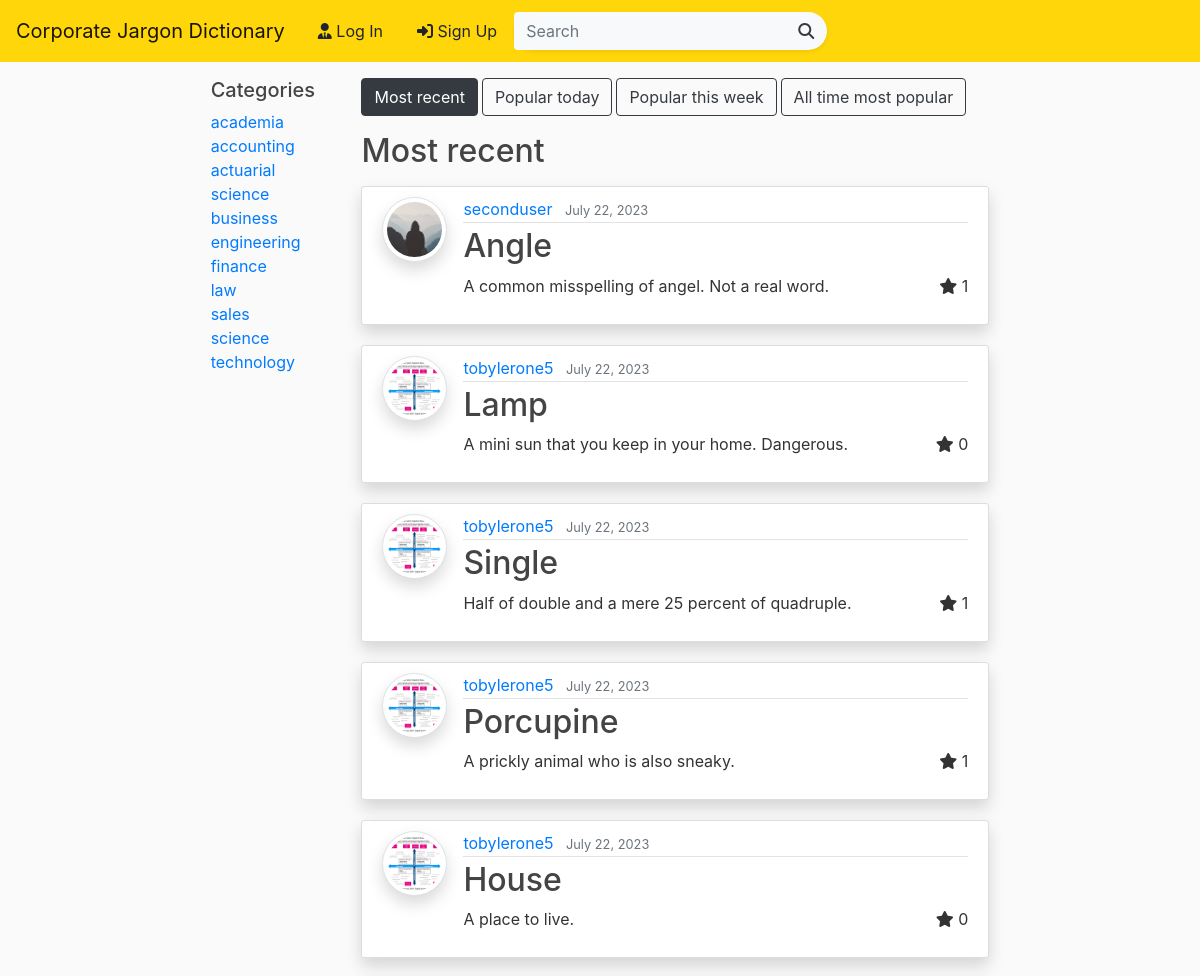
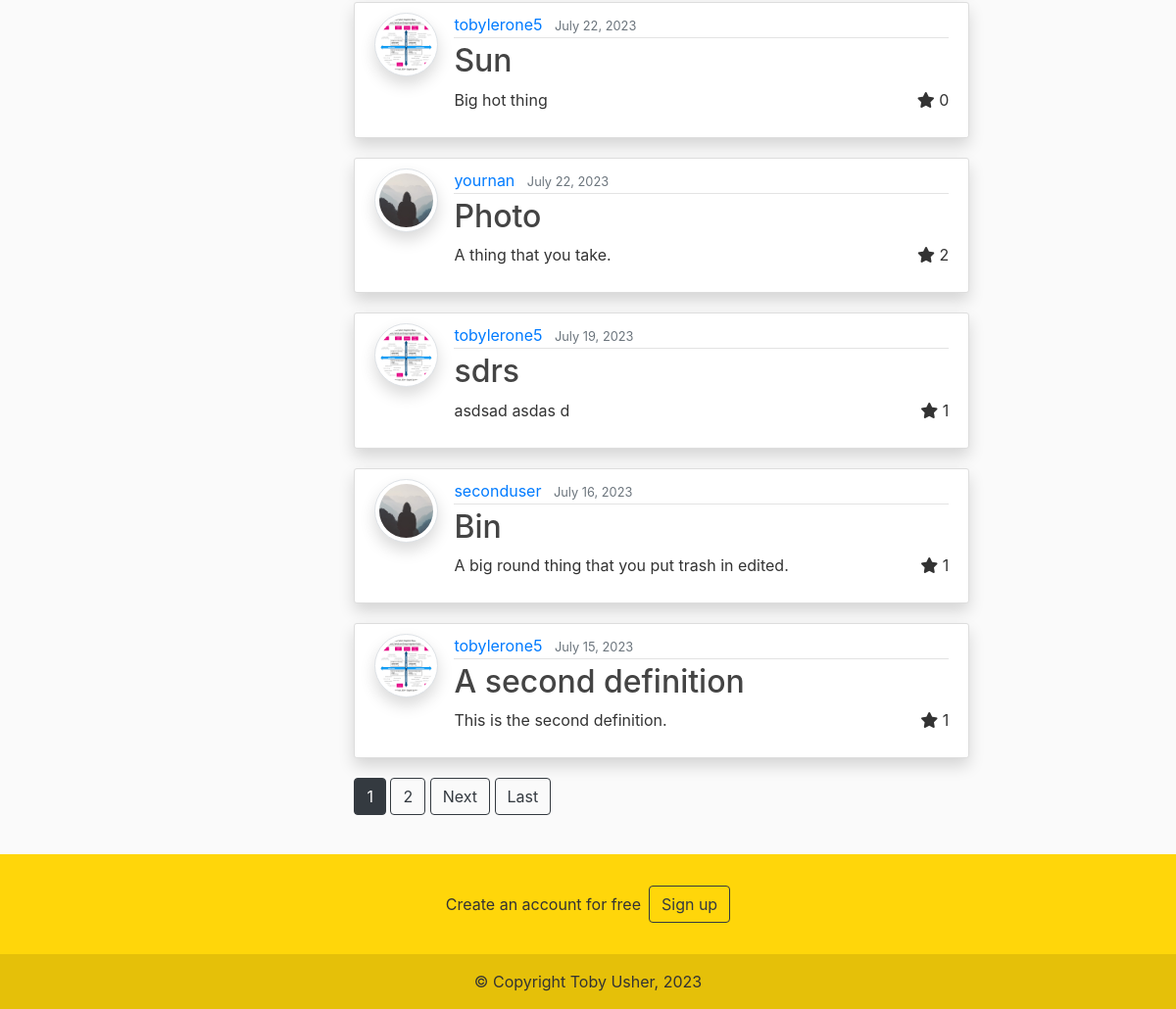
The app's page /, older data (2 pictures, top to bottom).
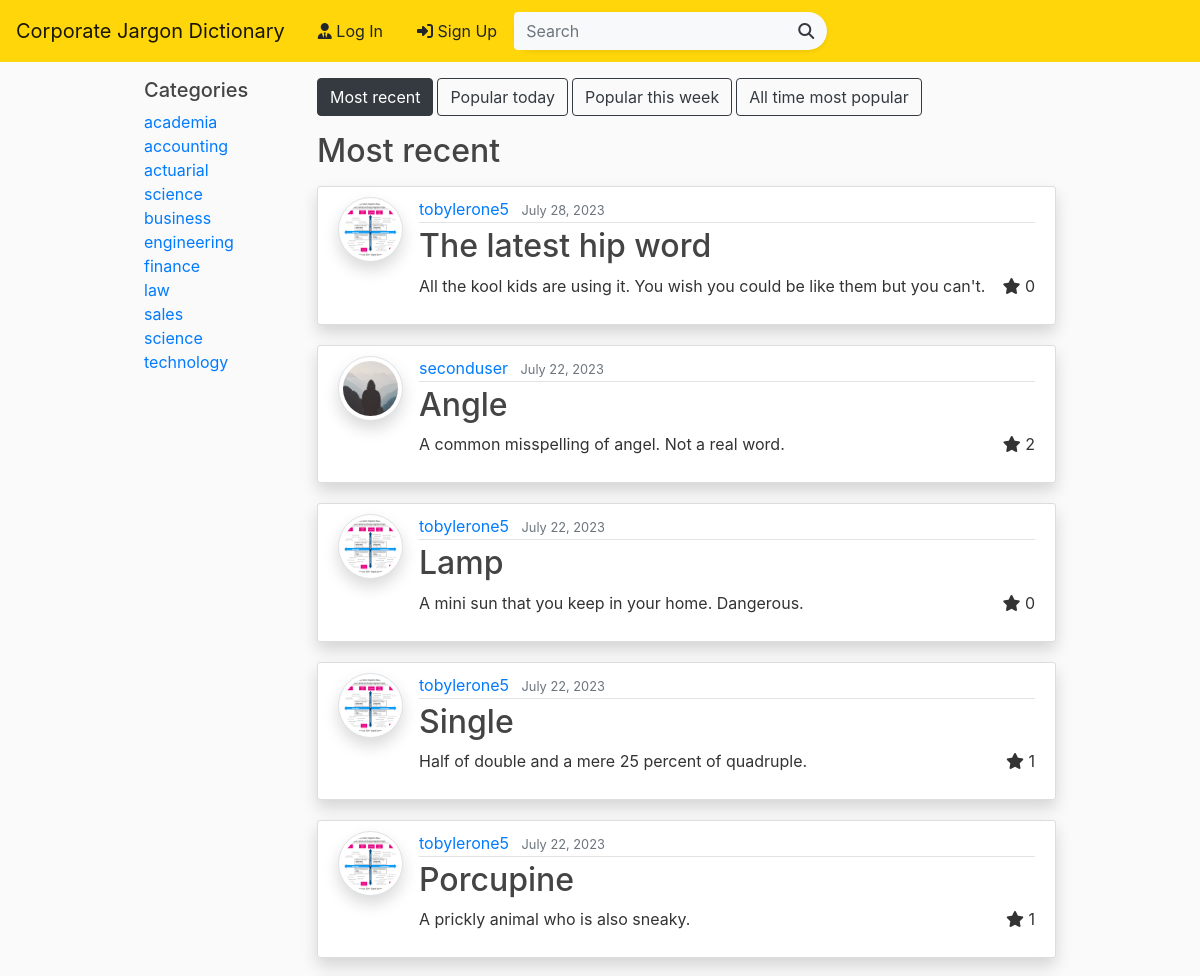
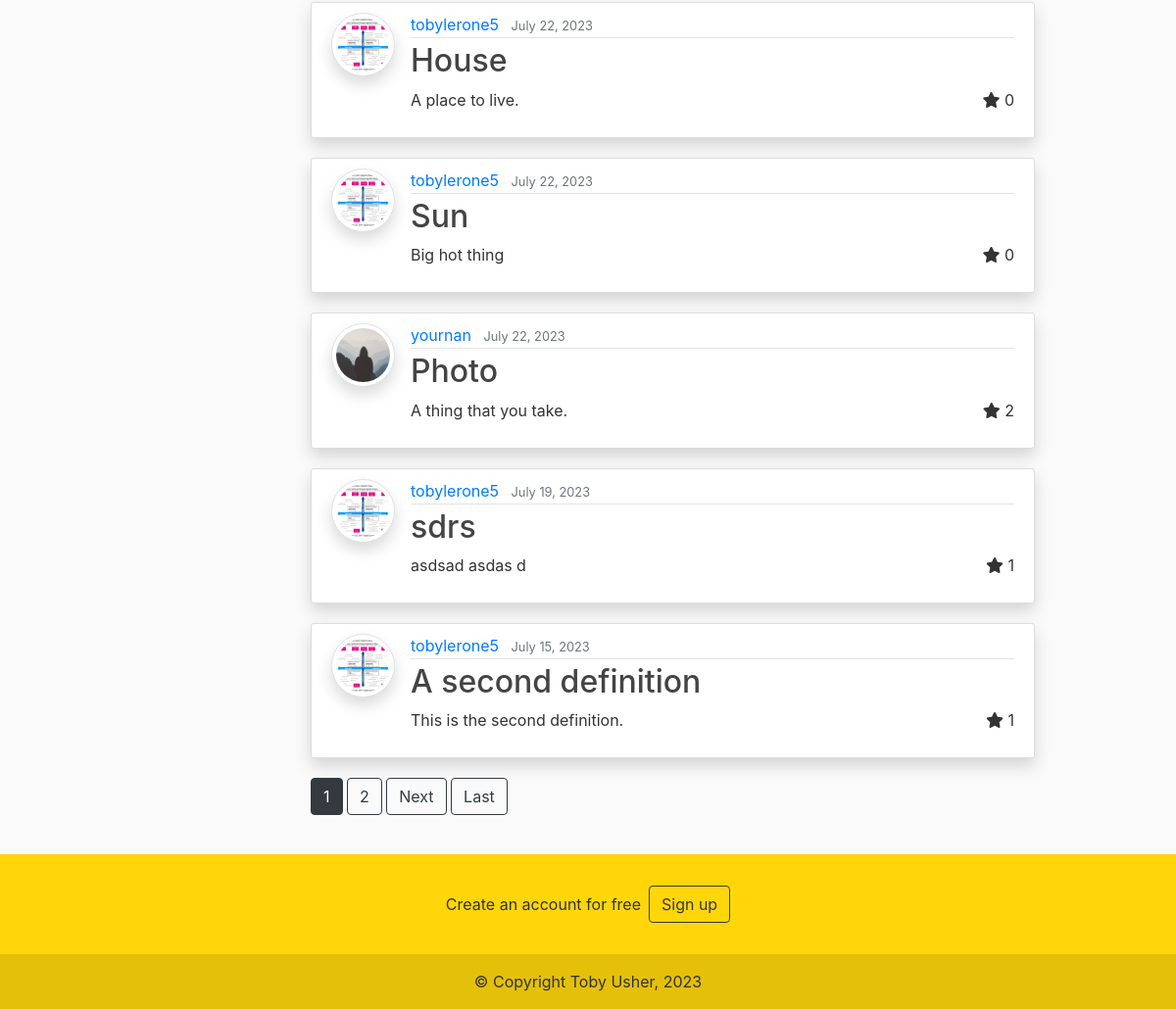
The same page, newer data (2 pictures, top to bottom).
### blog/models.py (models this page shows, shortened)
class Category(models.Model):
	name = models.CharField(max_length=100)

class Definition(models.Model):
	word = models.CharField(max_length=100)
	description = models.TextField()
	date_posted = models.DateTimeField(default=timezone.now)
	author = models.ForeignKey(User, on_delete=models.CASCADE)
	likes = models.ManyToManyField(User, related_name='definitions')
	def total_likes(self):
		return self.likes.count()

### users/models.py (models this page shows, shortened)
class Profile(models.Model):
    user = models.OneToOneField(User, on_delete=models.CASCADE)
    image = models.ImageField(default='default.jpg', upload_to='profile_pics')

### blog/views.py (the view)
# urls.py: path('', DefinitionListView.as_view(), name='blog-home-default'),
class DefinitionListView(ListView):
    model = Definition
    template_name = 'blog/home.html'  # <app>/<model>_<viewtype>.html
    context_object_name = 'definitions'
    paginate_by = 10
    def get_queryset(self) -> QuerySet[Any]:
        ordering = self.kwargs.get('ordering', 'most-recent')
        now = datetime.now()
        ordering_map = {
            'most-recent': Definition.objects.order_by('-date_posted'),
            'popular-day': Definition.objects.filter(Q(date_posted__gte=(now - timedelta(days=1)))).order_by('likes'),
            'popular-week': Definition.objects.filter(Q(date_posted__gte=(now - timedelta(weeks=1)))).order_by('likes'),
            'popular-all-time': Definition.objects.order_by('likes'),
        }
        return ordering_map.get(ordering, Definition.objects.order_by('-date_posted'))
    def get_context_data(self, **kwargs):
        context = super().get_context_data(**kwargs)
        context['categories'] = Category.objects.all().order_by('name')
        ordering = self.kwargs.get('ordering')
        ordering = (
            ordering
            if ordering in ['most-recent', 'popular-day', 'popular-week', 'popular-all-time']
            else 'most-recent'
            )
        context['ordering'] = ordering
        list_title_map = {
            'most-recent' : 'Most recent',
            'popular-day': 'Popular today',
            'popular-week': 'Popular this week',
            'popular-all-time': 'All time most popular'
        }
        context['list_title'] = list_title_map[ordering]
        return context

### blog/templatetags/blog_filters.py (called while the page is built)
@register.filter
def ordering_button_style(ordering, current_ordering):
    if ordering == current_ordering:
        return 'btn btn-dark'
    else:
        return 'btn btn-outline-dark'

### blog/templates/blog/home.html (shortened to what this page needs)
{% extends "blog/base.html" %}
{% load blog_filters %}
{% block content %}
<div class="row">
  <div class="col-2 d-none d-md-flex mr-3">
          <div id="sidebar-wrapper">
            <h5>Categories</h5>
            <ul class="sidebar-nav list-unstyled">
                {% for category in categories %}
                <li>
                    <a href="#" class="">{{category.name}}</a>
                </li>
                {% endfor %}
            </ul>
          </div>
  </div>
  <div class="col">
    <div class="select-category d-none d-md-flex">
      <a href="{% url 'blog-home-ordered' 'most-recent' %}" class="{{ 'most-recent'|ordering_button_style:ordering }} mr-1">Most recent</a>
      <a href="{% url 'blog-home-ordered' 'popular-day' %}" class="{{ 'popular-day'|ordering_button_style:ordering }} mr-1">Popular today</a>
      <a href="{% url 'blog-home-ordered' 'popular-week' %}" class="{{ 'popular-week'|ordering_button_style:ordering }} mr-1">Popular this week</a>
      <a href="{% url 'blog-home-ordered' 'popular-all-time' %}" class="{{ 'popular-all-time'|ordering_button_style:ordering }}">All time most popular</a>
    </div>
    <h2 class="mt-3">{{ list_title }}</h2>
    {% include 'blog/definition_list.html' %}
  {% if is_paginated %}
    {% for num in page_obj.paginator.page_range %}
      {% if page_obj.number == num %}
        <a class="btn btn-dark mb-4" href="?page={{ num }}">{{ num }}</a>
      {% elif num > page_obj.number|add:'-3' and num < page_obj.number|add:'3' %}
        <a class="btn btn-outline-dark mb-4" href="?page={{ num }}">{{ num }}</a>
      {% endif %}
    {% endfor %}
    {% if page_obj.has_next %}
      <a class="btn btn-outline-dark mb-4" href="?page={{ page_obj.next_page_number }}">Next</a>
      <a class="btn btn-outline-dark mb-4" href="?page={{ page_obj.paginator.num_pages }}">Last</a>
    {% endif %}
  {% endif %}
  </div>
</div>
{% endblock content %}

### blog/templates/blog/definition_list.html (shortened to what this page needs)
{% for definition in definitions %}
<article class="media content-section shadow mt-3">
  <a href="{{ definition.author.profile.image.url }} " target="_blank"> <img src="{{ definition.author.profile.image.url }}  " alt="" class="article-img rounded-circle img-thumbnail img-fluid shadow"></a>
  <div class="media-body">
    <div class="article-metadata">
      <a class="mr-2" href="{% url 'user-definitions' definition.author.username %}">{{ definition.author }}</a>
      <small class="text-muted">{{ definition.date_posted|date:"F d, Y" }}</small>
    </div>
    <h2><a class="article-title" href="{% url 'definition-detail' definition.id %}">{{ definition.word }}</a></h2>
    <p class="article-content mr-3">{{ definition.description }}</p>
    {% if user.is_authenticated %}
      {% if definition.author != user %}
      <form class="like-form float-right" action="{% url 'definition-like' definition.pk %}" method="POST">
        {% csrf_token %}
        <input type="hidden" name="definition_id" value="{{ definition.id }}">
        {% if user in definition.likes.all %}
        <button type="submit" class="btn btn-warning btn-d">
          <i class="fas fa-star"></i>
            <span class="like-count">{{ definition.total_likes }}</span>
        </button>
        {% else %}
        <button type="submit" class="btn btn-outline-dark btn-d">
        <i class="fas fa-star"></i>
          <span class="like-count">{{ definition.total_likes }}</span>
        </button>
        {% endif %}
      </form>
      {% endif %}
    {% else %}
    <span class="float-right">
      <i class="fas fa-star"></i>
        <span class="like-count">{{ definition.total_likes }}</span>
    </span>
    {% endif %}
  </div>
</article>
{% empty %}
<p>No definitions to show!</p>
{% endfor %}

Row changes from the older to the newer data that the page shows:
removed Definition: author.profile.image (placeholder picture), author "seconduser", date_posted "July 16, 2023", word "Bin", description "A big round thing that you put trash in edited.", total_likes "1"
added Definition: author.profile.image (picture), author "tobylerone5", date_posted "July 28, 2023", word "The latest hip word", description "All the kool kids are using it. You wish you could be like them but you can't.", total_likes "0"
computed for Definition "Angle": total_likes "1" → "2"
